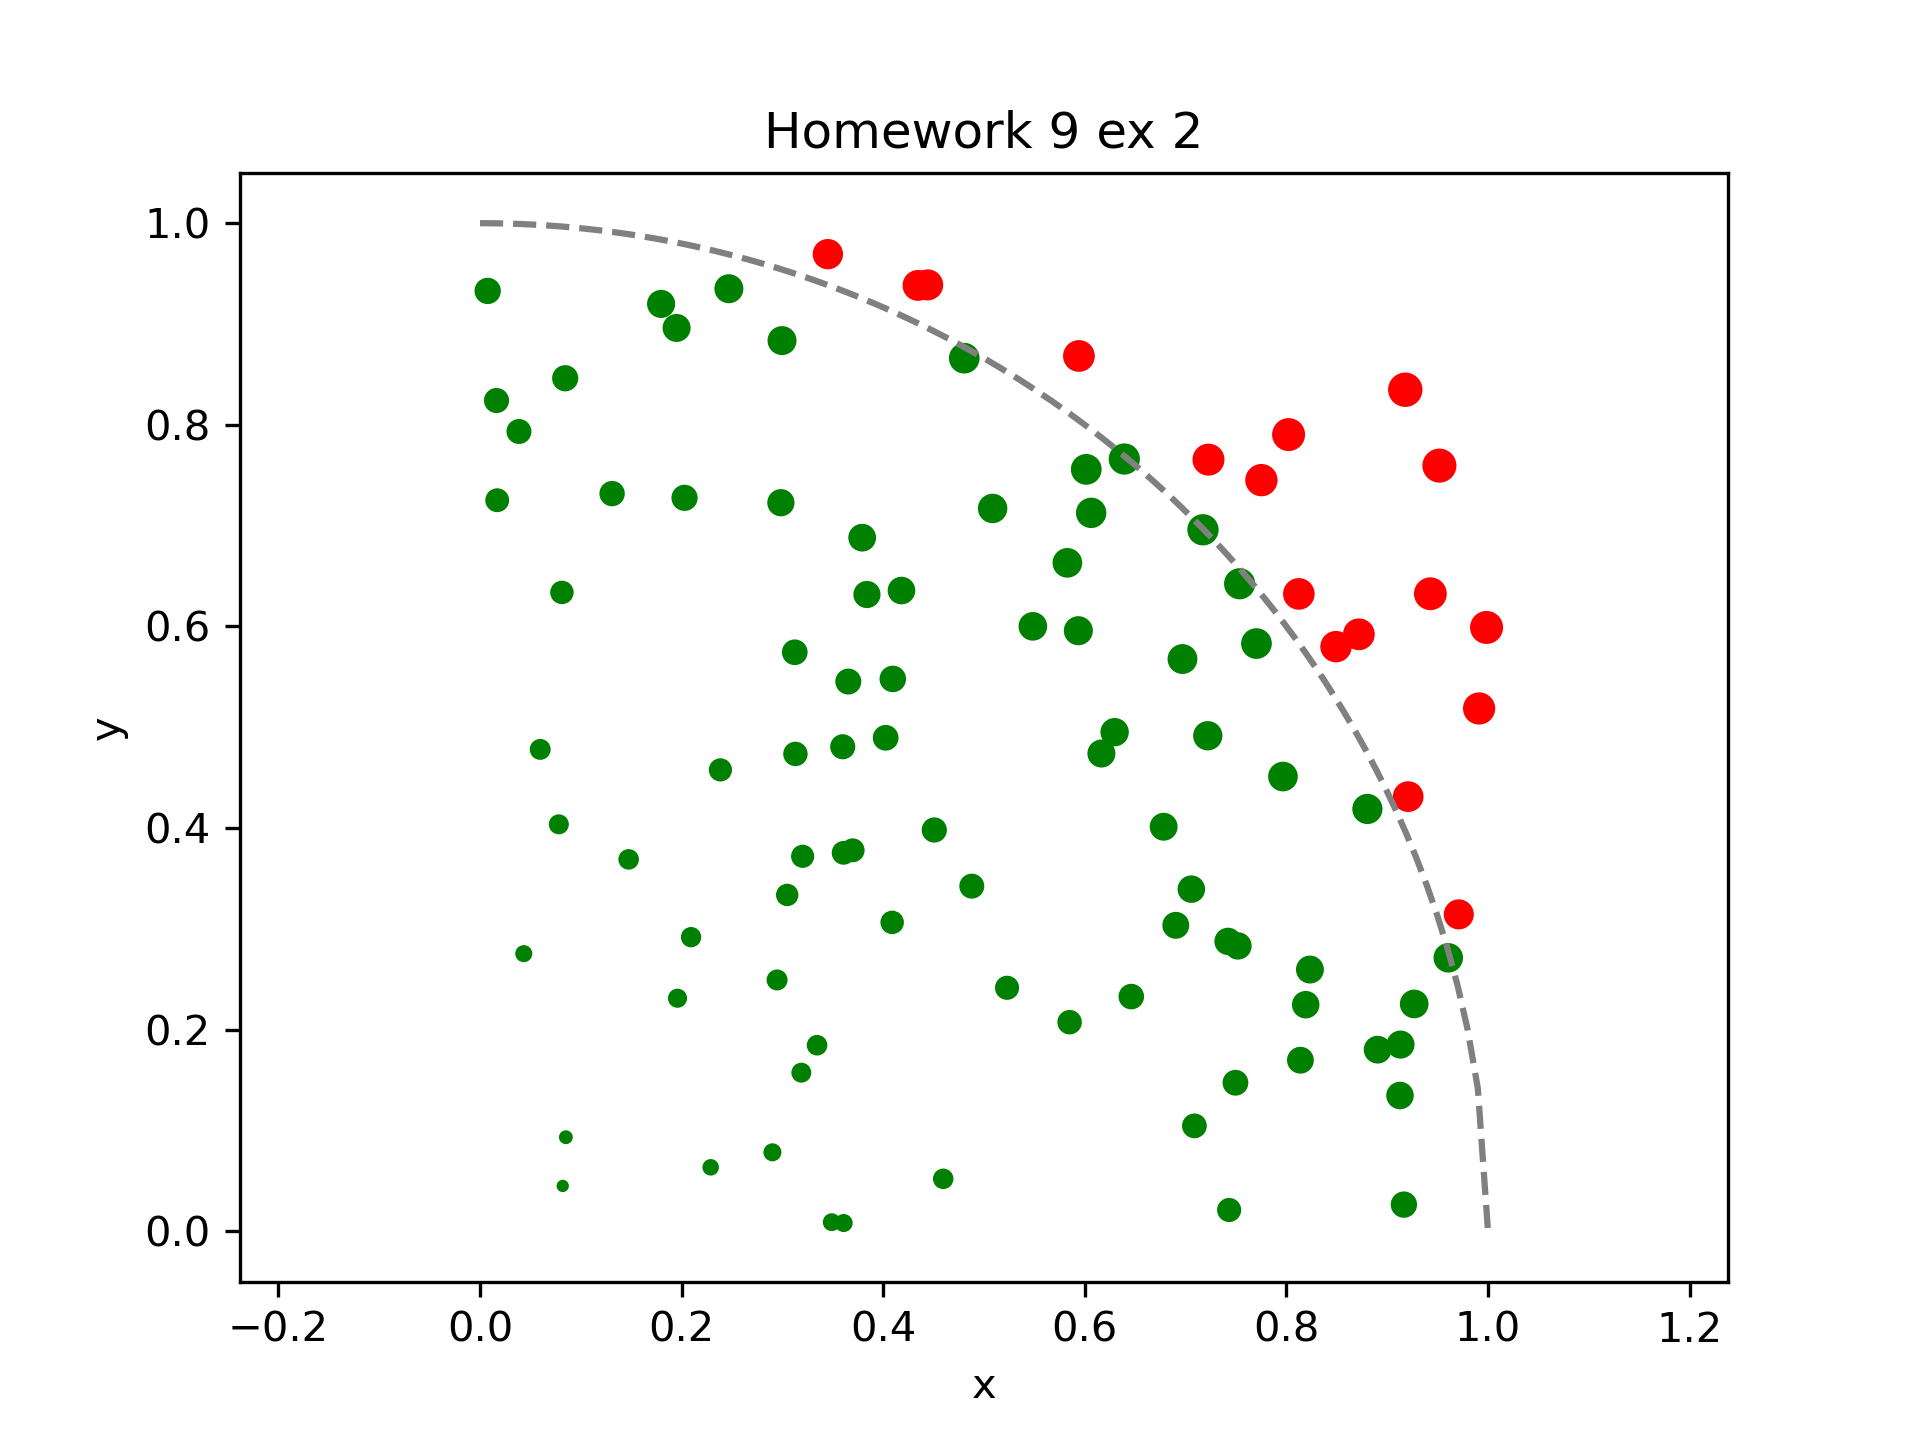

Generate this figure with Python:
import matplotlib.pyplot as plt
import numpy as np

rng = np.random.default_rng()

points = rng.random((100, 2))
x= np.linspace(0, 1, 100)

fig, ax = plt.subplots(1, 1)

marker_size = np.sum(30*np.abs(points), 1)
marker_color =np.where(np.sum(points**2, 1) < 1, "g", "r")

ax.plot(x, np.sqrt(1-x**2), '--', color="grey")
ax.scatter(points[:, 0], points[:, 1], marker_size, marker_color)

ax.set_title("Homework 9 ex 2")
ax.set_xlabel("x")
ax.set_ylabel("y")
ax.axis("equal")

fig.savefig("Homeworks/ex9-2.png", dpi=300)
# plt.show()
